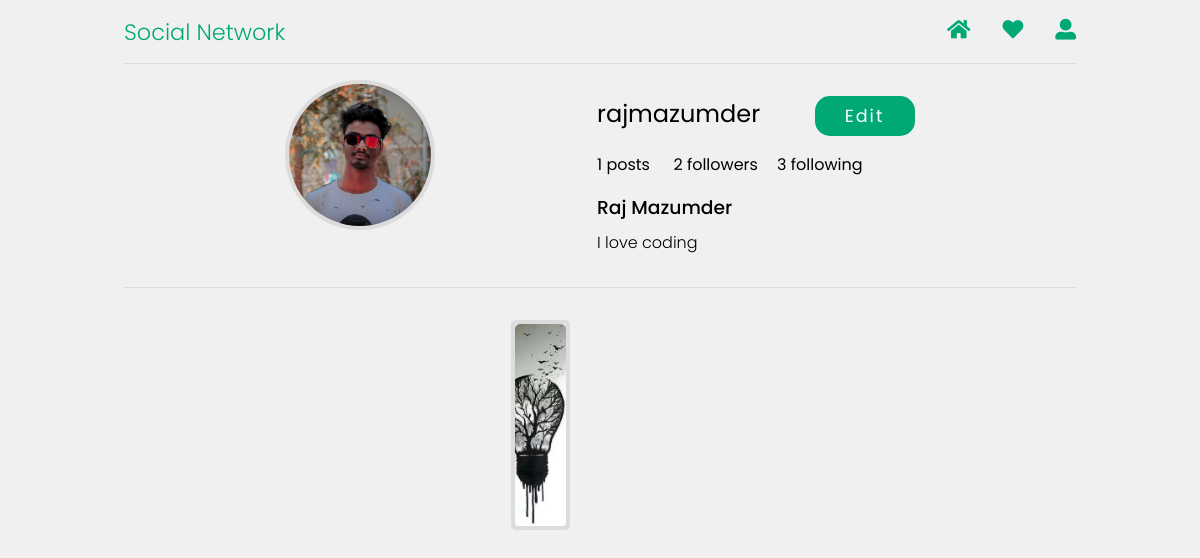
Page /accounts/rajmazumder (signed in) on the earlier database version.
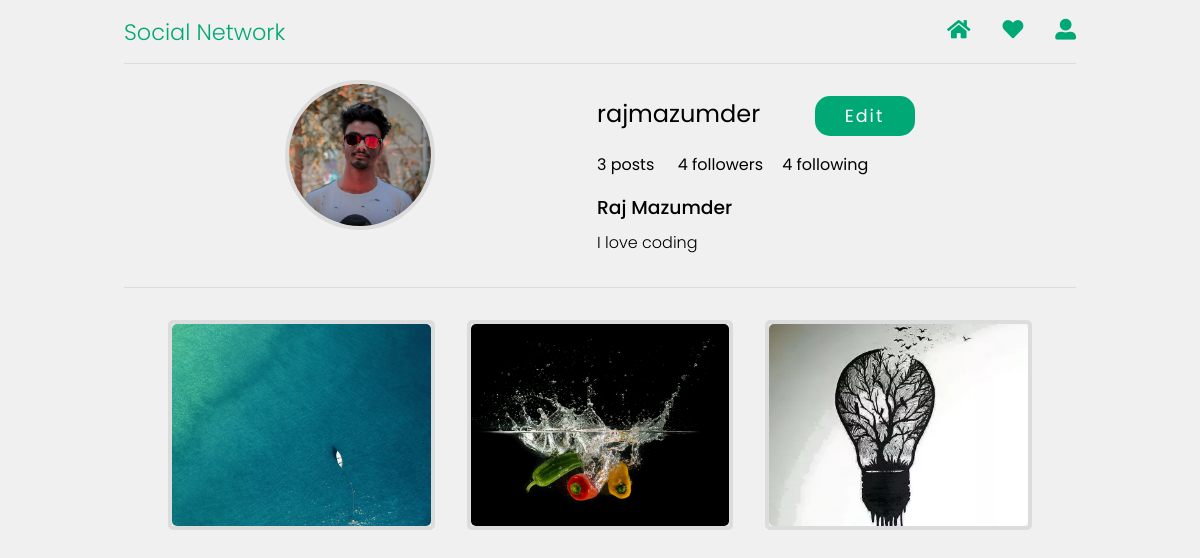
Same page on the later database version.
### userac/models.py (models this page shows, shortened)
class Profile(models.Model):
    user = models.ForeignKey(User, on_delete=models.CASCADE)
    userimg = models.ImageField(upload_to = "media/profile", blank=True)
    bio = models.CharField(max_length=200, blank=True)
    following = models.IntegerField(default=0)
    followed = models.IntegerField(default=0)

class Allposts(models.Model):
    user = models.ForeignKey(User, on_delete=models.CASCADE)
    caption = models.CharField(max_length=200, blank=True)
    image = models.ImageField(upload_to="media/posts", blank=True)
    date = models.DateTimeField(auto_now=True)

### userac/views.py (the view)
# urls.py: path("<str:username>", views.user_profile, name="user_profile"),
def user_profile(request, username):
    user = User.objects.filter(username=username)
    mainfollowed = Follow_Unfollow.objects.get(user=request.user)
    if user[0] in mainfollowed.get_followed().all():
        profilefollowed = True
    else:
        profilefollowed = False
    if user:
        profile = Profile.objects.get(user__in=user)
        posts = Allposts.objects.filter(user__in=user).order_by("-pk")
        followed = Follow_Unfollow.objects.filter(user__in=user)
        totalfollowed = followed[0].followed.all()
        totalfollower = followed[0].follower.all()
        imageList = [
            posts[i:i+3] for i in range(0, len(posts), 3)
        ]
        return render(request, "userac/userpage.html",{
                "posts" : imageList,
                "totalpost": len(posts),
                "profile" : profile,
                "profilefollowed" : profilefollowed,
                "followed" : len(totalfollowed),
                "follower" : len(totalfollower),
            })
    else:
        return redirect("/accounts/")

### userac/models.py (called while the page is built)
    def get_followed(self):
        return self.followed

### userac/templates/userac/userpage.html (shortened to what this page needs)
{% extends "userac/base.html" %}
{% load static %}
{% block body %}
    <main id="main">
        <nav>
            <h1 class="logo"><a href="{% url 'userac:index' %}">Social Network</a></h1>
            <ul class="nav-links">
                <li><a href="{% url 'userac:index' %}"><i class="fas fa-home"></i></a></li>
                <li><a href="#"><i class="fas fa-heart"></i></a></li>
                <li class="dropdown-icon"><i class="fas fa-user-alt"></i></li>
            </ul>
        </nav>
        <section class="profilecontent">
            <div class="profilepic">
                {% if profile.userimg %}
                    <img src="{{ profile.userimg.url }}" alt="Profile Image">
                {% else %}
                    <img src="{% static 'userac/images/profile.png' %}" alt="Profile Image">
                {% endif %}
            </div>
            <div class="profiledata">
                <h1>{{ profile.user }}
                    {% if profile.user != request.user and profilefollowed != True %}
                        <a class="edit" href="{% url 'userac:follow' profile.user %}">Follow</a>
                    {% elif profile.user != request.user and profilefollowed %}
                        <a class="edit" href="{% url 'userac:follow' profile.user %}">Unfollow</a>
                    {% else %}
                        <a class="edit" href="#">Edit</a>
                    {% endif %}
                </h1>
                <p>{{ totalpost}} posts <span class="followers">{{ follower }} followers</span>{{ followed }} following</p>
                <h3 class="username">{{ profile.user.first_name }} {{ profile.user.last_name }}</h3>
                <p class="profilebio">{{ profile.bio }}</p>
            </div>
        </section>
        <section class="profileposts">
            {% for post in posts %}
                <div class="row">
                    {% for i in post %}
                        {% if i.image %}
                            <div class="col">
                                <img src="{{ i.image.url }}" alt="posts">
                            </div>
                        {% endif %}
                    {% endfor %}
                </div>
            {% endfor %}
        </section>
    </main>
{% endblock body %}

### userac/templates/userac/base.html (shortened to what this page needs)
{% load static %}
<!DOCTYPE html>
<html lang="en">
<head>
    <link rel="stylesheet" href="{% static 'userac/css/index.css'%}">
    <link rel="stylesheet" href="{% static 'userac/css/posts.css'%}">
    <link rel="stylesheet" href="https://cdnjs.cloudflare.com/ajax/libs/font-awesome/5.15.1/css/all.min.css" />
</head>
<body class="bgcolor">
    {% block body %}{% endblock body %}
</body>
</html>

### userac/static/userac/css/index.css (style rules this page uses)
* { margin: 0; padding: 0; box-sizing: border-box; font-family: 'Poppins', sans-serif; }
a { color: #000; text-decoration: none; }
ul { list-style: none; }
#main { max-width: 1000px; width: 1000px; margin: auto; }
#main nav { display: flex; justify-content: space-between; align-items: center; width: 100%; height: 8vh; border-bottom: 1px solid #dcdcdc; }
#main nav .logo { font-weight: 300; font-size: 1.4rem; }
#main nav .logo a { color: #00A876; }
#main nav .nav-links { display: flex; position: relative; }
#main nav .nav-links li { margin-left: 2rem; }
#main nav .nav-links li i { font-size: 1.3rem; transition: 0.3s; cursor: pointer; color: #00A876; }
.profilecontent { width: 100%; border-bottom: 1px solid #dcdcdc; display: flex; justify-content: space-evenly; align-items: flex-start !important; }
.profilepic { width: 150px; height: 150px; margin-top: 1rem; border-radius: 50%; border: 4px solid #dcdcdc; }
.profilepic img { width: 100%; object-fit: cover; object-position: center; height: 100%; border-radius: 50%; }
.profiledata { margin-top: 2rem; }
.profiledata h1 { font-weight: 400; }
.edit { display: inline-flex; justify-content: center; align-items: center; width: 100px; height: 40px; border-radius: 15px; background-color: #00A876; color: #fff; margin-left: 3rem; font-size: 1.1rem; letter-spacing: 2px; }
.profiledata p { margin: 1rem 0; }
.profiledata p span { margin: 0 1.2rem; }
.profiledata h3 { font-weight: 500; margin-bottom: -0.5rem; }
.profiledata .profilebio { font-weight: 300; margin-bottom: 2rem; }
.profileposts { margin-top: 2rem; width: 100%; height: 100%; display: flex; justify-content: center; align-items: center; flex-direction: column; }
.profileposts .row { margin-bottom: 2rem; display: flex; justify-content: space-between; align-items: center; }
.profileposts .row .col:nth-child(2) { margin: 0 2rem; }
.profileposts .row .col { width: 33%; height: 210px; border: 4px solid #dcdcdc; border-radius: 5px; }
.profileposts .row .col img { width: 100%; height: 100%; border-radius: 5px; object-fit: cover; object-position: center; }
@media screen and (max-width: 1200px) { #main { width: 100%; padding: 0 1.5rem; } }

### userac/static/userac/css/posts.css (style rules this page uses)
* { margin: 0; padding: 0; box-sizing: border-box; font-family: 'Poppins', sans-serif; }
a { color: #000; text-decoration: none; }
ul { list-style: none; }
#main { max-width: 1000px; width: 1000px; margin: auto; }
.bgcolor { background-color: #f1f0f0; }
#main nav { display: flex; justify-content: space-between; align-items: center; width: 100%; height: 8vh; border-bottom: 1px solid #dcdcdc; background-color: #f1f0f0; }
#main nav .logo { font-weight: 300; font-size: 1.4rem; }
#main nav .logo a { color: #00A876; }
#main nav .nav-links { display: flex; position: relative; }
#main nav .nav-links li { margin-left: 2rem; }
#main nav .nav-links li i { font-size: 1.3rem; transition: 0.3s; cursor: pointer; color: #00A876; }
@media screen and (max-width: 1200px) { #main { width: 100%; padding: 0 1.5rem; } }

Differences in the rows shown:
added Allposts: image (picture), Allposts (image (picture))
added Allposts: image (picture)
Other differences:
{{ totalpost }}: "1" → "3"
{{ follower }}: "2" → "4"
{{ followed }}: "3" → "4"
